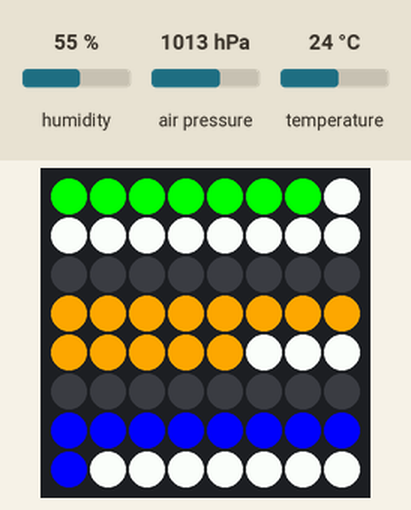
Simulated run of this program. Board: Raspberry Pi (BCM pin numbers) with a Sense HAT. On the bench: the Sense HAT's 8×8 RGB LED matrix. Inputs (shaded band) come from the test bench; at power-on: humidity 55 %, air pressure 1013 hPa, temperature 24 °C.

Above: at 2.7 s.
2.8 s: humidity set to 22 %
At 3.9 s:
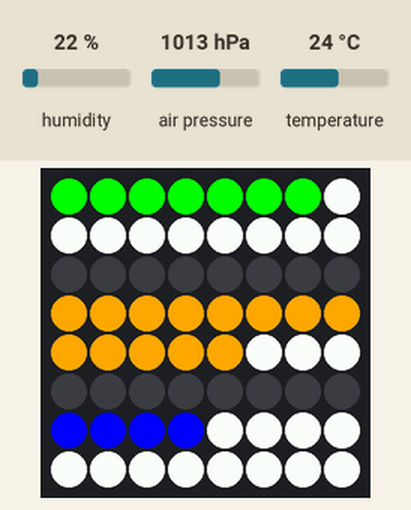
4.3 s: air pressure set to 952 hPa
5.8 s: temperature set to 12 °C
At 6.3 s:
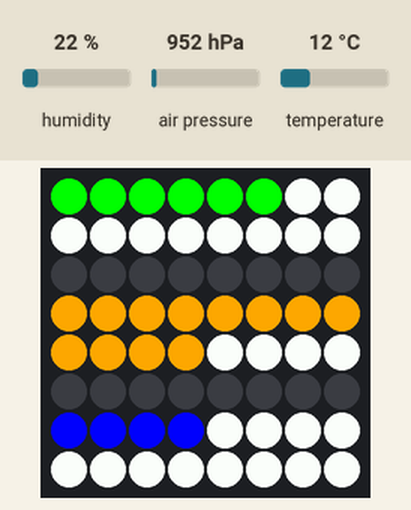
7.3 s: humidity set to 40 %
At 8.7 s:
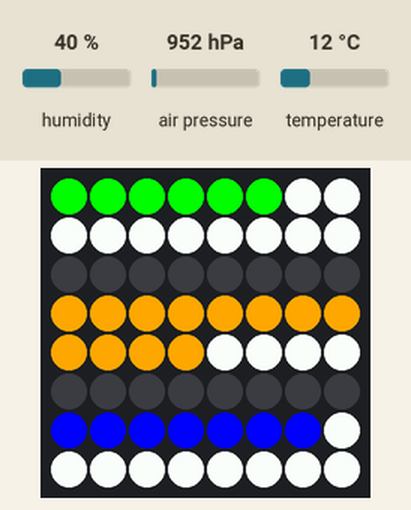
Timing chart, 0 to 9.8 s (numbered marks = the images above; inputs shaded):
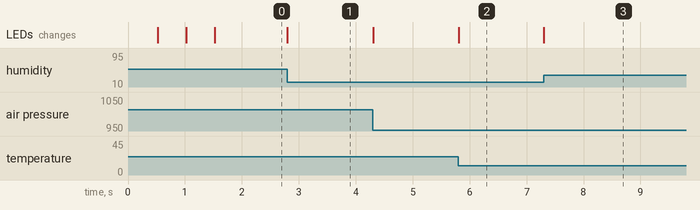

The program:

Challenge2.py
```python
from sense_hat import SenseHat
import time

"""

  Sense HAT Sensors Display

  Select Temperature, Pressure, or Humidity  with the Joystick
  to visualize the current sensor values on the LED.

  Note: Requires sense_hat 2.2.0 or later

"""

sense = SenseHat()

green  = (  0, 255,   0)
red    = (255,   0,   0)
blue   = (  0,   0, 255)
white  = (255, 255, 255)
black  = (  0,   0,   0)
orange = (255, 165,   0)

humidityColor = blue
tempColor     = green
pressureColor = orange


def show_t():
  sense.show_letter("T", back_colour = tempColor)
  time.sleep(.5)

def show_p():
  sense.show_letter("P", back_colour = pressureColor)
  time.sleep(.5)

def show_h():
  sense.show_letter("H", back_colour = humidityColor)
  time.sleep(.5)

def update_screen():
  temp = sense.temp
  temp_value = temp / 2.5 + 16
  pixels =  [tempColor if (i * 4) < temp_value else white for i in range(16)]
  pixels += [black for i in range(8)]
  pressure = sense.pressure
  pressure_value = pressure / 20
  pixels += [pressureColor if (i * 4) < pressure_value else white for i in range(16)]
  pixels += [black for i in range(8)]
  humidity = sense.humidity
  humidity_value = 64 * humidity / 100
  pixels += [humidityColor if (i * 4) < humidity_value else white for i in range(16)]
  sense.set_pixels(pixels)

####
# Intro Animation
####

show_t()
show_p()
show_h()

####
# Main game loop
####

while True:
    update_screen()
```

Measured:
- after the input at 2.8 s, the LEDs: change at once (image 1)
- after the input at 5.8 s, the LEDs: change at once (image 2)
- after the input at 7.3 s, the LEDs: change at once (image 3)
